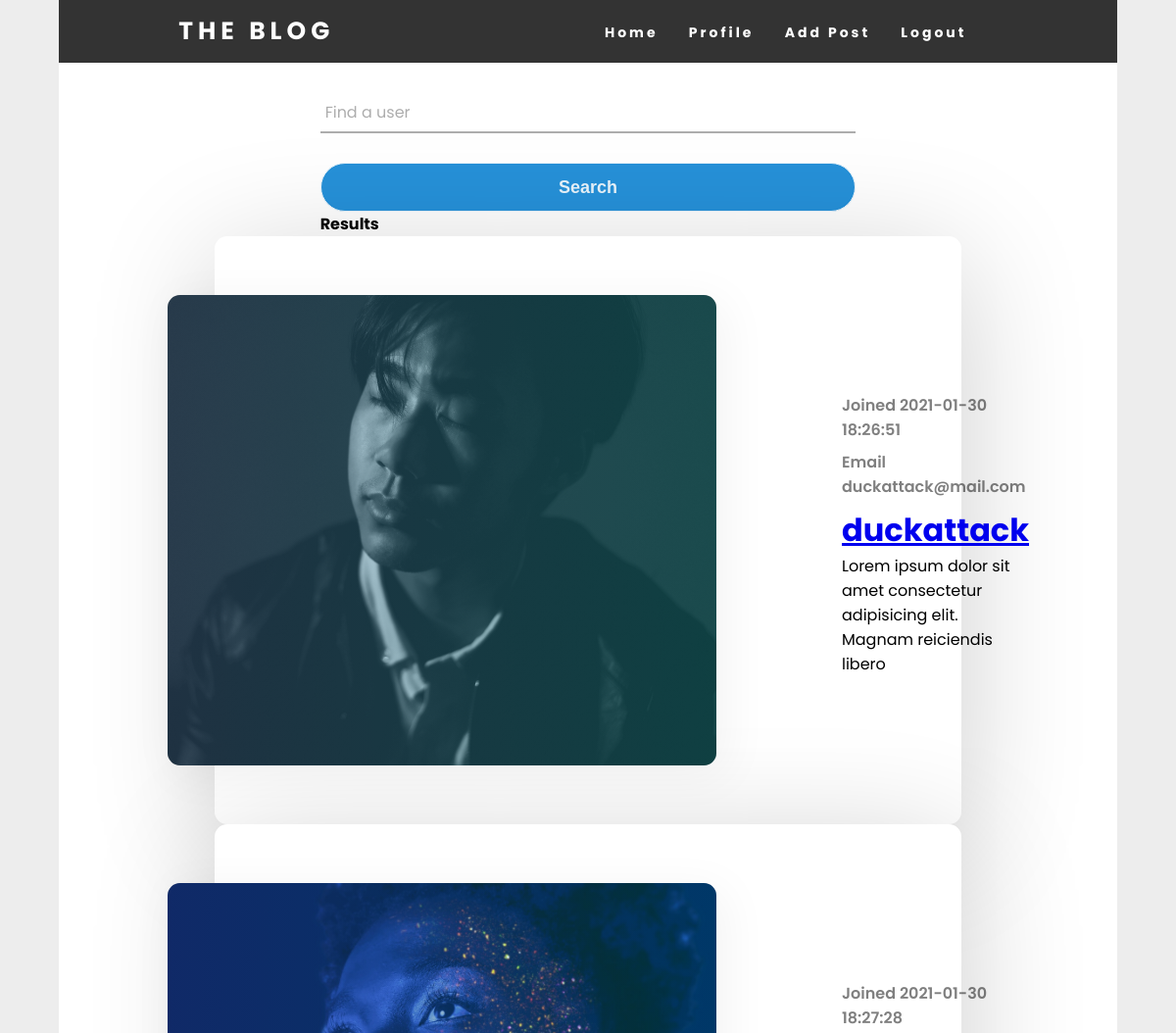
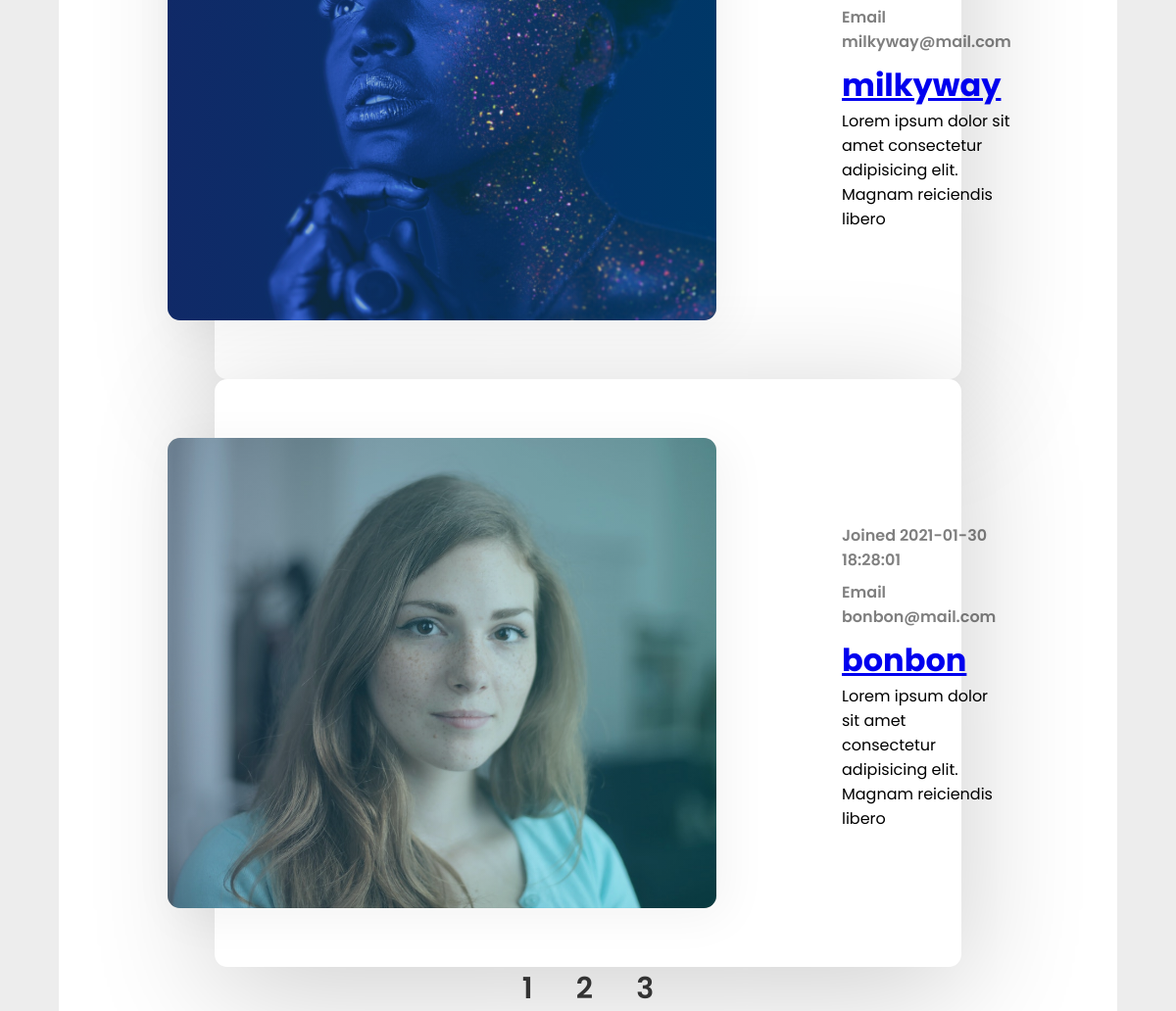
The page /pages/users.php?start=1 (signed in) on the database its author committed (2 pictures, top to bottom).
### tables this page shows
CREATE TABLE `users` (
  `id` int(11) unsigned NOT NULL AUTO_INCREMENT,
  `username` varchar(255) DEFAULT NULL,
  `email` varchar(255) DEFAULT NULL,
  `password` varchar(255) DEFAULT NULL,
  `created_at` timestamp NOT NULL DEFAULT current_timestamp(),
  `updated_at` timestamp NULL DEFAULT current_timestamp() ON UPDATE current_timestamp(),
  `profile_image` varchar(255) DEFAULT NULL,
  `f_name` varchar(30) DEFAULT NULL,
  `l_name` varchar(30) DEFAULT NULL,
  PRIMARY KEY (`id`)
);

### pages/users.php (the view, shortened to what this page needs)
<?php
require_once '../header/newheader.php';
$numperpage = 3;
$countsql = $pdo->prepare('SELECT COUNT(id) FROM users');
$countsql->execute();
$row = $countsql->fetch();
$numrecords = $row[0];
$numlinks = ceil($numrecords/$numperpage);
$page = $_GET['start'];
$start = $page * $numperpage;
$sql = "SELECT * FROM users LIMIT $start,$numperpage";
$statement = $pdo->prepare($sql);
$statement->execute();
$usersResults = $statement->fetchAll(PDO::FETCH_ASSOC);
?>
    <div class="main-container">
        <div class="contant">
        <?php require_once 'search.php'; ?>
        <?php foreach($usersResults as $user) : ?>
    <div class="profile-card">
        <div class="blog-profile">
            <div class="blog-profile_img">
                <img src="../profileimages/<?= $user['profile_image']?>" alt="">
            </div>
            <div class="blog-profile_info">
                <div class="blog-profile_data">
                    <span>Joined <?= $user['created_at']?></span>
                    <span>Email <?= $user['email']?></span>
                </div>
                <h1 class="blog-profile_title"><a href="view-profile.php?user=<?php echo $user['id']; ?>"><?= $user['username'] ?></a></h1>
                <p class="blog-post_text">Lorem ipsum dolor sit amet consectetur adipisicing elit. Magnam reiciendis libero</p>
            </div>
        </div>
        </div>
        <?php endforeach; ?>
        <div class="pagination-box">
        <?php for($i = 0 ; $i < $numlinks ; $i++ ): $y = $i+1?>
            <a class="pagination" href="users.php?start=<?= $i ?>"><?= $y ?></a>
        <?php endfor ; ?>
        </div>
        </body>
</html>

### css/header-style.css (style rules this page uses)
* { margin: 0px; padding: 0px; box-sizing: border-box; }

### css/main-container.css (style rules this page uses)
.main-container { display: flex; justify-content: space-around; width: 90%; margin: auto; background-color: #fff; }
.contant { width: 75%; }

### css/profile-info-styling.css (style rules this page uses)
.profile-card { width: 100%; height: 75vh; display: flex; justify-content: center; padding: 0 1.5rem; }
.blog-profile { width: 100%; max-width: 80rem; height: 100%; max-height: 40rem; padding: 5rem; background-color: #fff; box-shadow: 0 1.4rem 8rem rgba(0, 0, 0, .2); display: flex; align-items: center; border-radius: .8rem; }
.blog-profile_img { min-width: 35rem; max-width: 35rem; height: 30rem; transform: translateX(-8rem); position: relative; }
.blog-profile_img img { width: 100%; height: 100%; object-fit: cover; display: block; border-radius: .8rem; }
.blog-profile_img::before { content: ''; width: 100%; height: 100%; position: absolute; top: 0; left: 0; background: linear-gradient(to right, rgba(79, 172, 254, .2), rgba(0, 242, 254, .2)); box-shadow: .5rem .5rem 3rem 1px rgba(0, 0, 0, .05); border-radius: .8rem; }
.blog-profile_data span { display: block; color: rgba(0, 0, 0, .5); font-size: 1rem; font-weight: 600; margin: .5rem 0; }
.pagination-box { width: 80%; margin-bottom: 20px; margin: auto; text-align: center; }
.pagination { text-decoration: none; margin: 20px; font-size: 30px; font-weight: 600; color: #333; }

### css/login-style.css (style rules this page uses)
body { margin: 0; padding: 0; font-family: montserrat; overflow-x: hidden; font-family: 'Poppins', sans-serif; background: rgb(237, 237, 237); }

### rows shown on the page
users: profile_image (picture), created_at "2021-01-30 18:26:51", email "duckattack@mail.com", username "duckattack"
users: profile_image (picture), created_at "2021-01-30 18:27:28", email "milkyway@mail.com", username "milkyway"
users: profile_image (picture), created_at "2021-01-30 18:28:01", email "bonbon@mail.com", username "bonbon"

### other values the page prints
$items['title'] "Home"
$items['title'] "Profile"
$items['title'] "Add Post"
$items['title'] "Logout"
$y "1"
$y "2"
$y "3"
